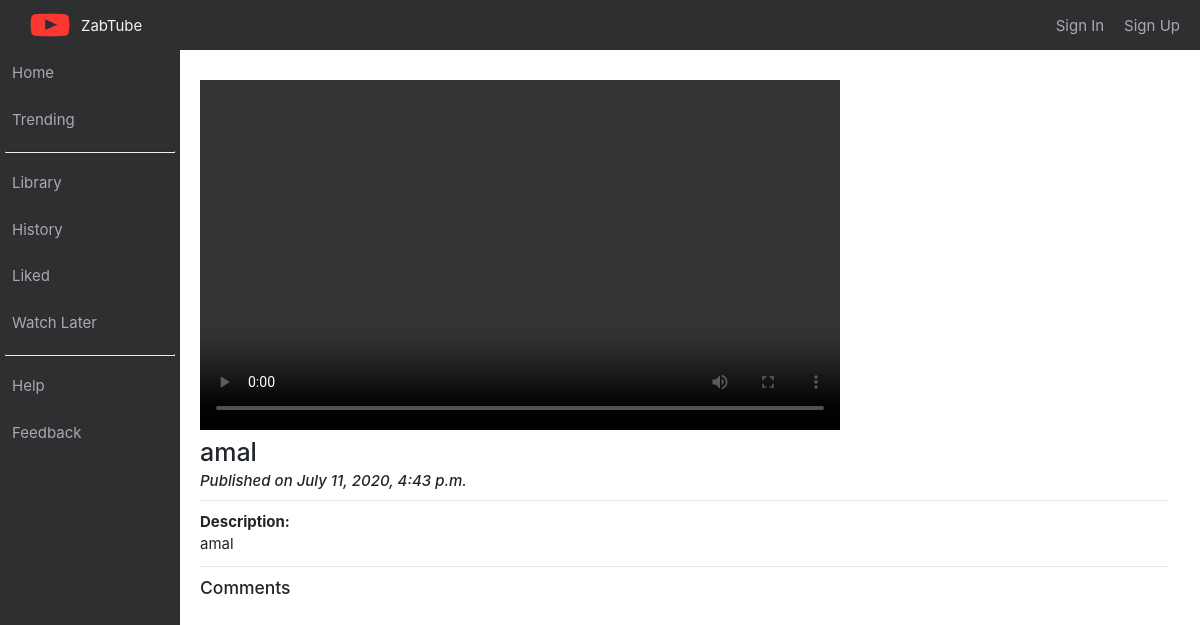
The app's page /video/5, older data.
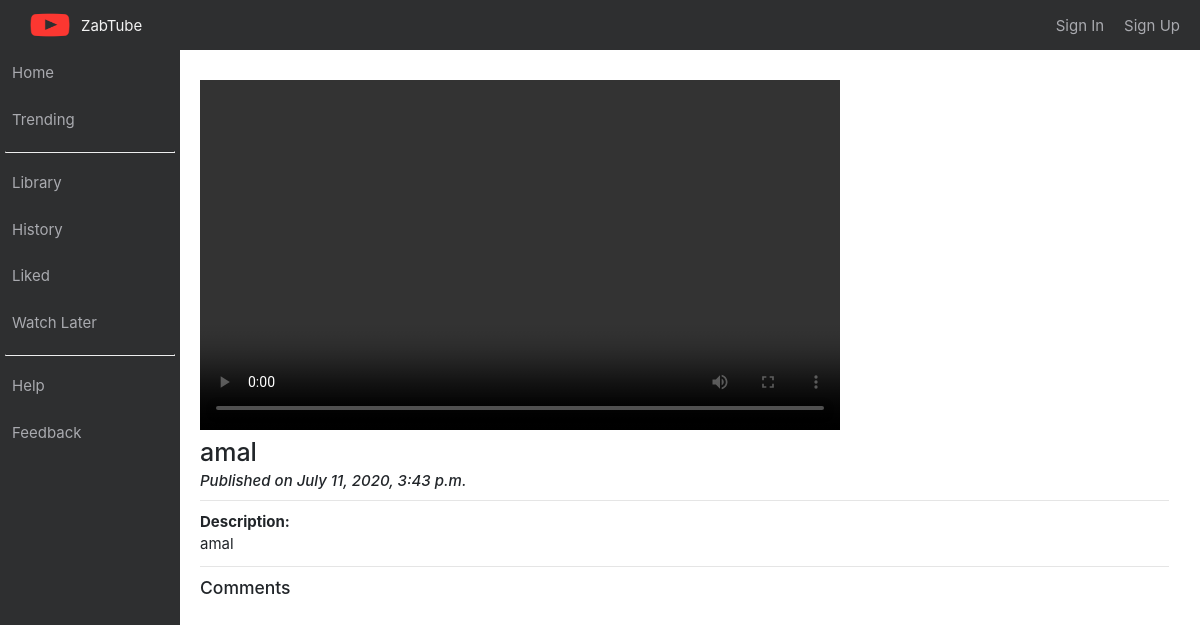
The same page, newer data.
### core/models.py (models this page shows)
class Video(models.Model):
    title = models.CharField(max_length=30)
    description = models.TextField(max_length=300)
    path = models.CharField(max_length=60)
    datetime = models.DateTimeField(auto_now_add=True)
    user = models.ForeignKey(User, on_delete=models.CASCADE)
    def __str__(self):
        return self.title

### core/views.py (the view)
# urls.py: path('video/<int:id>', VideoView.as_view(), name='video'),
class VideoView(View):
    template_name = 'video.html'
    def get(self, request, id):
        video_by_id = Video.objects.get(id=id)
        BASE_DIR = os.path.dirname(os.path.dirname(os.path.abspath(__file__)))
        video_by_id.path = 'http://localhost:5000/get_video/' + video_by_id.path
        print(video_by_id)
        print(video_by_id.path)
        context = {'video': video_by_id}
        if request.user.is_authenticated:
            print('user signed in')
            comment_form = CommentForm()
            context['form'] = comment_form
        comments = Comment.objects.filter(video__id=id).order_by('-datetime')[:5]
        print(comments)
        context['comments'] = comments
        try:
            channel = Channel.objects.filter(user__username=request.user).get().channel_name != ""
            print(channel)
            context['channel'] = channel
        except Channel.DoesNotExist:
            channel = False
        return render(request, self.template_name, context)

### core/templates/video.html (shortened to what this page needs)
{% extends "base.html" %}
	{% block body %}
	<div class="video_area">
		<div class="ad_area">
      <video width="640" height="350" controls>
          <source src="{{ video.path }}" type="video/mp4">
      </video>
      <h1>{{ video.title }}</h1>
      <h6><i>Published on {{ video.datetime }}</i></h6>
      <hr>
      <b>Description:</b>
      <p>{{ video.description }}</p>
      <hr>
      <h3>Comments</h3>
		</div>
	{% endblock %}

Row changes from the older to the newer data that the page shows:
changed Video "amal": datetime "July 11, 2020, 4:43 p.m." → "July 11, 2020, 3:43 p.m."
